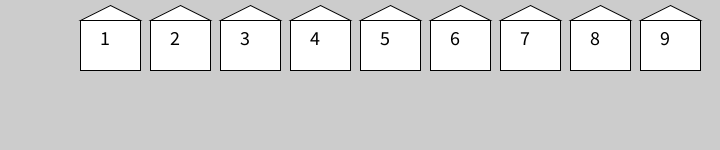
Frame 1 (no input)
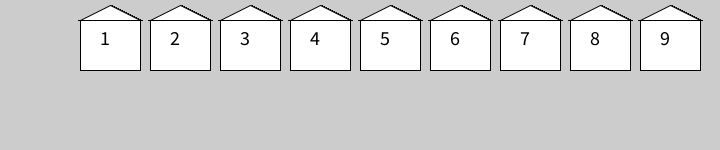
Frame 60 (the mouse pressed at the canvas centre just before this capture)
Frame 120 (the mouse held since frame 60 and released just before this capture): identical to frame 60, image omitted

The Processing sketch that drew these frames (run headless with seeded random() and noise(); from frame 60 on, the mouse is pressed at the canvas centre):

// Processing sketch: street_numbers
// ── street_numbers.pde
void setup()
{ 
  size( 720,150);
} 

void draw() 
{
  translate(10,20);
  for(int n=1; n<=9 ; n++) {
    translate(70,0);
    house(n);
  }
}

void house(int n)
{ 
  fill(255);
  triangle( 0,0, 60, 0 , 30, -15); 
  rect( 0,0, 60 , 50 ) ;
  fill(0);
  textSize(20);
  text(str(n), 20, 25);
} 
